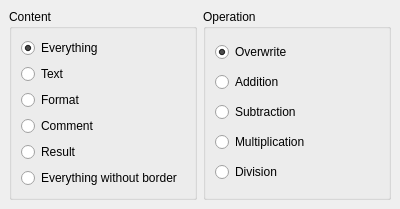
<ui version="4.0" >
 <author>Stefan Nikolaus &lt;stefan.nikolaus@kdemail.net></author>
 <comment>This file is part of the KDE project.
Copyright (C) 2006 Stefan Nikolaus &lt;stefan.nikolaus@kdemail.net>

This program is free software; you can redistribute it and/or modify
it under the terms of the GNU General Public License as published by
the Free Software Foundation; either version 2 of the License, or
(at your option) any later version.

This program is distributed in the hope that it will be useful,
but WITHOUT ANY WARRANTY; without even the implied warranty of
MERCHANTABILITY or FITNESS FOR A PARTICULAR PURPOSE.  See the
GNU General Public License for more details.

You should have received a copy of the GNU General Public License
along with this program; if not, write to the Free Software
Foundation, Inc., 51 Franklin Street, Fifth Floor, Boston, MA  02110-1301  USA
</comment>
 <exportmacro></exportmacro>
 <class>Calligra::Sheets::SpecialPasteWidget</class>
 <widget class="QWidget" name="SpecialPasteWidget" >
  <property name="geometry" >
   <rect>
    <x>0</x>
    <y>0</y>
    <width>400</width>
    <height>182</height>
   </rect>
  </property>
  <layout class="QHBoxLayout" >
   <property name="margin" >
    <number>9</number>
   </property>
   <property name="spacing" >
    <number>6</number>
   </property>
   <item>
    <widget class="QGroupBox" name="groupBox" >
     <property name="title" >
      <string>Content</string>
     </property>
     <layout class="QVBoxLayout" >
      <property name="margin" >
       <number>9</number>
      </property>
      <property name="spacing" >
       <number>6</number>
      </property>
      <item>
       <widget class="QRadioButton" name="everythingButton" >
        <property name="text" >
         <string>Everything</string>
        </property>
        <property name="checked" >
         <bool>true</bool>
        </property>
       </widget>
      </item>
      <item>
       <widget class="QRadioButton" name="textButton" >
        <property name="text" >
         <string>Text</string>
        </property>
       </widget>
      </item>
      <item>
       <widget class="QRadioButton" name="formatButton" >
        <property name="text" >
         <string>Format</string>
        </property>
       </widget>
      </item>
      <item>
       <widget class="QRadioButton" name="commentButton" >
        <property name="text" >
         <string>Comment</string>
        </property>
       </widget>
      </item>
      <item>
       <widget class="QRadioButton" name="resultButton" >
        <property name="text" >
         <string>Result</string>
        </property>
       </widget>
      </item>
      <item>
       <widget class="QRadioButton" name="noBorderButton" >
        <property name="text" >
         <string>Everything without border</string>
        </property>
       </widget>
      </item>
     </layout>
    </widget>
   </item>
   <item>
    <widget class="QGroupBox" name="groupBox_2" >
     <property name="title" >
      <string>Operation</string>
     </property>
     <layout class="QVBoxLayout" >
      <property name="margin" >
       <number>9</number>
      </property>
      <property name="spacing" >
       <number>6</number>
      </property>
      <item>
       <widget class="QRadioButton" name="overwriteButton" >
        <property name="text" >
         <string>Overwrite</string>
        </property>
        <property name="checked" >
         <bool>true</bool>
        </property>
       </widget>
      </item>
      <item>
       <widget class="QRadioButton" name="additionButton" >
        <property name="text" >
         <string>Addition</string>
        </property>
       </widget>
      </item>
      <item>
       <widget class="QRadioButton" name="substractionButton" >
        <property name="text" >
         <string>Subtraction</string>
        </property>
       </widget>
      </item>
      <item>
       <widget class="QRadioButton" name="multiplicationButton" >
        <property name="text" >
         <string>Multiplication</string>
        </property>
       </widget>
      </item>
      <item>
       <widget class="QRadioButton" name="divisionButton" >
        <property name="text" >
         <string>Division</string>
        </property>
       </widget>
      </item>
     </layout>
    </widget>
   </item>
  </layout>
 </widget>
 <layoutfunction spacing="KDialog::spacingHint" margin="KDialog::marginHint" />
 <pixmapfunction></pixmapfunction>
 <includes>
  <include location="global" >kdialog.h</include>
 </includes>
 <resources/>
 <connections/>
</ui>
